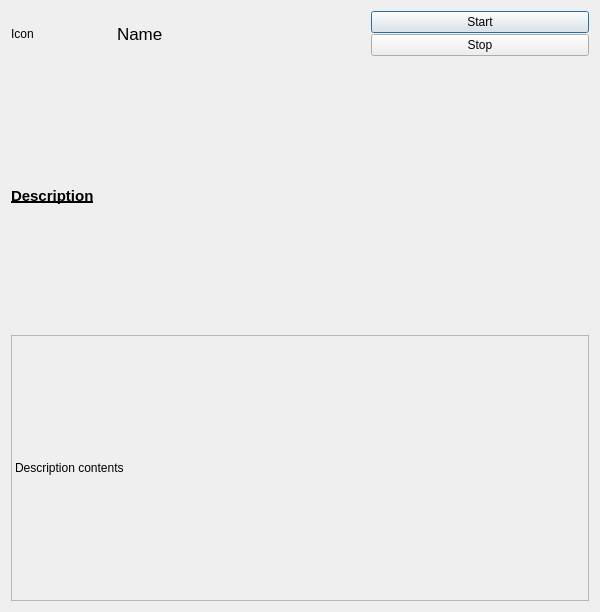
<?xml version="1.0" encoding="UTF-8"?>
<ui version="4.0">
 <class>Dialog</class>
 <widget class="QDialog" name="Dialog">
  <property name="windowModality">
   <enum>Qt::NonModal</enum>
  </property>
  <property name="geometry">
   <rect>
    <x>0</x>
    <y>0</y>
    <width>600</width>
    <height>612</height>
   </rect>
  </property>
  <property name="sizePolicy">
   <sizepolicy hsizetype="Preferred" vsizetype="Minimum">
    <horstretch>0</horstretch>
    <verstretch>0</verstretch>
   </sizepolicy>
  </property>
  <property name="minimumSize">
   <size>
    <width>500</width>
    <height>0</height>
   </size>
  </property>
  <property name="sizeIncrement">
   <size>
    <width>0</width>
    <height>-1</height>
   </size>
  </property>
  <property name="windowTitle">
   <string>Dialog</string>
  </property>
  <layout class="QVBoxLayout" name="verticalLayout_3">
   <item>
    <layout class="QHBoxLayout" name="horizontalLayout">
     <property name="sizeConstraint">
      <enum>QLayout::SetDefaultConstraint</enum>
     </property>
     <item>
      <widget class="QLabel" name="icon">
       <property name="sizePolicy">
        <sizepolicy hsizetype="Minimum" vsizetype="Minimum">
         <horstretch>0</horstretch>
         <verstretch>0</verstretch>
        </sizepolicy>
       </property>
       <property name="maximumSize">
        <size>
         <width>100</width>
         <height>150</height>
        </size>
       </property>
       <property name="text">
        <string>Icon</string>
       </property>
      </widget>
     </item>
     <item>
      <widget class="QLabel" name="name">
       <property name="font">
        <font>
         <pointsize>13</pointsize>
         <weight>50</weight>
         <bold>false</bold>
        </font>
       </property>
       <property name="text">
        <string>Name</string>
       </property>
      </widget>
     </item>
     <item>
      <layout class="QVBoxLayout" name="verticalLayout_2">
       <property name="spacing">
        <number>1</number>
       </property>
       <property name="leftMargin">
        <number>15</number>
       </property>
       <item>
        <widget class="QPushButton" name="start_button">
         <property name="sizePolicy">
          <sizepolicy hsizetype="Preferred" vsizetype="Fixed">
           <horstretch>0</horstretch>
           <verstretch>0</verstretch>
          </sizepolicy>
         </property>
         <property name="text">
          <string>Start</string>
         </property>
        </widget>
       </item>
       <item>
        <widget class="QPushButton" name="stop_button">
         <property name="sizePolicy">
          <sizepolicy hsizetype="Preferred" vsizetype="Fixed">
           <horstretch>0</horstretch>
           <verstretch>0</verstretch>
          </sizepolicy>
         </property>
         <property name="text">
          <string>Stop</string>
         </property>
        </widget>
       </item>
      </layout>
     </item>
    </layout>
   </item>
   <item>
    <widget class="QLabel" name="description_title">
     <property name="sizePolicy">
      <sizepolicy hsizetype="MinimumExpanding" vsizetype="Minimum">
       <horstretch>0</horstretch>
       <verstretch>0</verstretch>
      </sizepolicy>
     </property>
     <property name="font">
      <font>
       <pointsize>11</pointsize>
       <weight>75</weight>
       <bold>true</bold>
       <underline>true</underline>
      </font>
     </property>
     <property name="frameShape">
      <enum>QFrame::NoFrame</enum>
     </property>
     <property name="frameShadow">
      <enum>QFrame::Plain</enum>
     </property>
     <property name="text">
      <string>Description</string>
     </property>
    </widget>
   </item>
   <item>
    <widget class="QLabel" name="description">
     <property name="sizePolicy">
      <sizepolicy hsizetype="MinimumExpanding" vsizetype="Minimum">
       <horstretch>0</horstretch>
       <verstretch>0</verstretch>
      </sizepolicy>
     </property>
     <property name="font">
      <font>
       <pointsize>9</pointsize>
      </font>
     </property>
     <property name="frameShape">
      <enum>QFrame::StyledPanel</enum>
     </property>
     <property name="frameShadow">
      <enum>QFrame::Sunken</enum>
     </property>
     <property name="text">
      <string>Description contents</string>
     </property>
    </widget>
   </item>
  </layout>
 </widget>
 <resources/>
 <connections/>
</ui>
